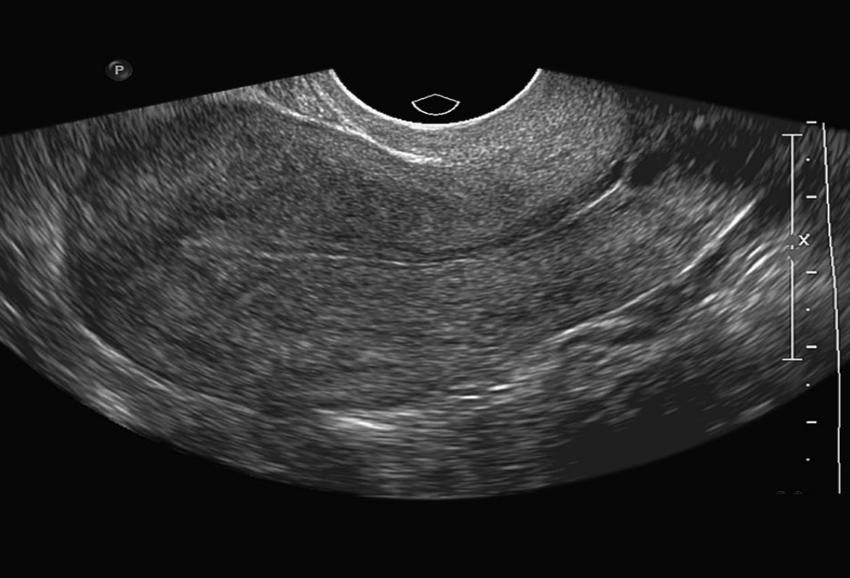
#> input picture backend/ImageModel/test_images/sample.jpg, 850 x 578 px
$ python -i run_image_once.py   (imports and definitions only)
#> lines starting #> are read from the running program, lines starting #| are printed output that depends on the picture; after the words box and inside, x2 and y2 are one past the last pixel; in counts of white or black regions, pixels touching at a corner belong together
#> further down, picture is the input picture: PIL image 850x578 RGB; min 0, max 255, mean 46.1
# run_image_once.py
import sys
from pathlib import Path
import numpy as np
import onnxruntime as ort
from PIL import Image, ImageOps

MODEL_PATH = Path("ImageModel/onnx_models/pcos_image_model.onnx")
DEFAULT_IMAGE = Path("ImageModel/test_images/sample.jpg")
IMG_SIZE = 384

IMAGENET_MEAN = np.array([0.485, 0.456, 0.406], dtype=np.float32)
IMAGENET_STD = np.array([0.229, 0.224, 0.225], dtype=np.float32)

def trim_black_border(img, threshold=8, margin=4, min_keep=64):
#> called with threshold = 8, margin = 4, min_keep = 64
    g = np.array(img.convert("L"))
    mask = g > threshold
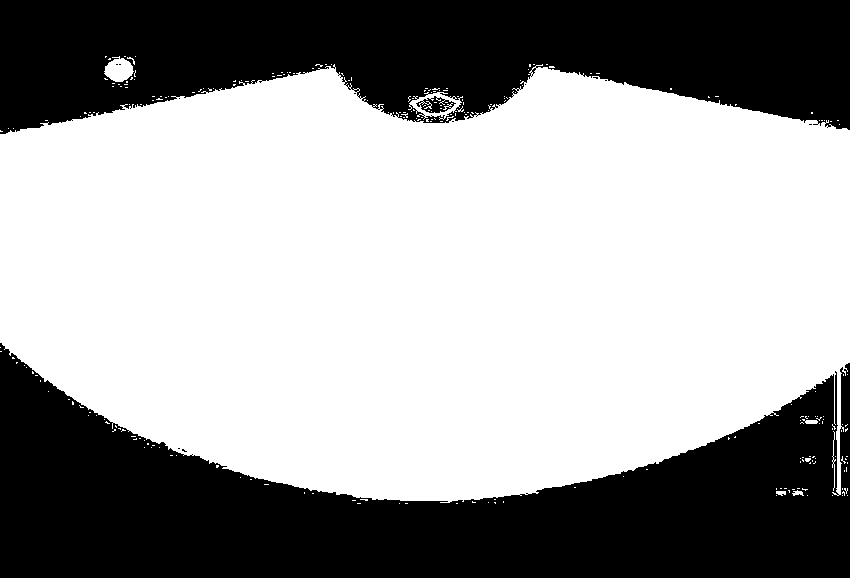
#> mask: shape (578, 850) bool; 61.6% white; 14 black regions (11 under 20 px), largest, box (x1, y1, x2, y2) and area: (0, 343, 850, 578) 104477, (0, 0, 850, 134) 83957, (416, 96, 456, 113) 323
    if not mask.any():
        return img
    ys, xs = np.where(mask)
    y0, y1 = ys.min(), ys.max()
#> y0 = 56; y1 = 503
    x0, x1 = xs.min(), xs.max()
#> x0 = 0; x1 = 849
    y0 = max(0, y0 - margin); x0 = max(0, x0 - margin)
#> after `y0 = max(0, y0 - margin)`: y0 = 52
    y1 = min(g.shape[0]-1, y1 + margin); x1 = min(g.shape[1]-1, x1 + margin)
#> after `y1 = min(g.shape[0] - 1, y1 + margin)`: y1 = 507
    if (y1 - y0 + 1) < min_keep or (x1 - x0 + 1) < min_keep:
        return img
    return img.crop((x0, y0, x1+1, y1+1))
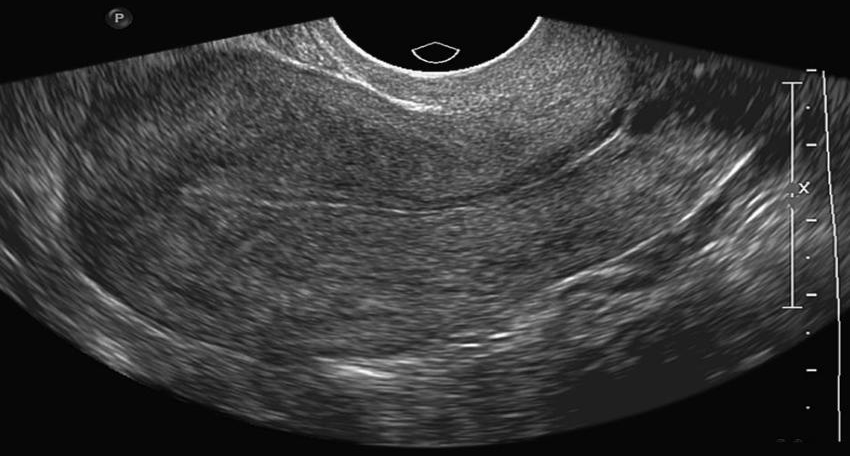
#> returned value: PIL image 850x456 RGB; min 0, max 255, mean 56.5

def center_crop_percent(img, pct=0.85):
#> called with pct = 0.85
    w, h = img.size
#> w = 850; h = 456
    side = int(min(w, h) * pct)
#> side = 387
    cx, cy = w // 2, h // 2
#> cx = 425; cy = 228
    x0 = max(0, cx - side // 2)
#> x0 = 232
    y0 = max(0, cy - side // 2)
#> y0 = 35
    x1 = x0 + side
#> x1 = 619
    y1 = y0 + side
#> y1 = 422
    return img.crop((x0, y0, x1, y1))
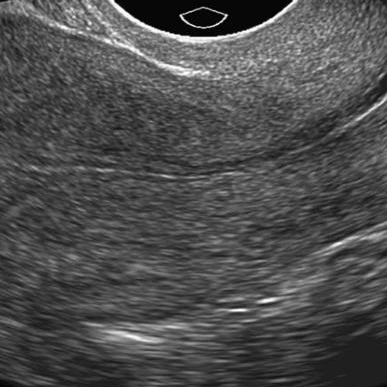
#> returned value: PIL image 387x387 RGB; min 0, max 255, mean 78

def to_gray3(img):
    g = img.convert("L")
    return Image.merge("RGB", (g, g, g))

def sanitize_image(img):
    img = img.convert("RGB")
    img = trim_black_border(img, threshold=8, margin=4)
    img = center_crop_percent(img, pct=0.85)
    img = ImageOps.equalize(img)
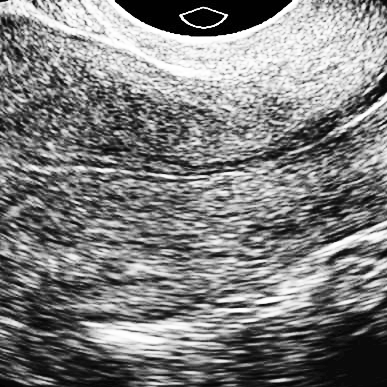
#> img: PIL image 387x387 RGB; min 0, max 255, mean 126.3
    img = to_gray3(img)
    img = ImageOps.contain(img, (IMG_SIZE, IMG_SIZE))
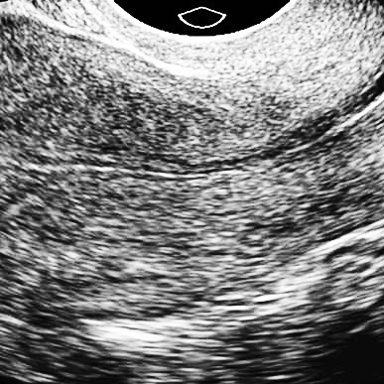
#> img: PIL image 384x384 RGB; min 0, max 255, mean 126.3

    bg = Image.new("RGB", (IMG_SIZE, IMG_SIZE), (0, 0, 0))
#> bg: PIL image 384x384 RGB; every value is 0
    bg.paste(img, ((IMG_SIZE - img.size[0]) // 2,
                   (IMG_SIZE - img.size[1]) // 2))
    return bg

def preprocess(img_path, target_hw):
    img = Image.open(img_path).convert("RGB")
    img = sanitize_image(img)
    img = img.resize(target_hw, Image.BILINEAR)

    arr = np.asarray(img).astype(np.float32) / 255.0
    arr = (arr - IMAGENET_MEAN.reshape((1, 1, 3))) / IMAGENET_STD.reshape((1, 1, 3))
    arr = np.transpose(arr, (2, 0, 1)).astype(np.float32)
    arr = np.expand_dims(arr, axis=0)
    return arr

def sigmoid(x):
    return 1.0 / (1.0 + np.exp(-x))

# [45 lines not run here, left out]

>>> from PIL import Image
>>> picture = Image.open('ImageModel/test_images/sample.jpg')
>>> result = sanitize_image(picture)

$ run again, on backend/ImageModel/test_images/Image_003.jpg
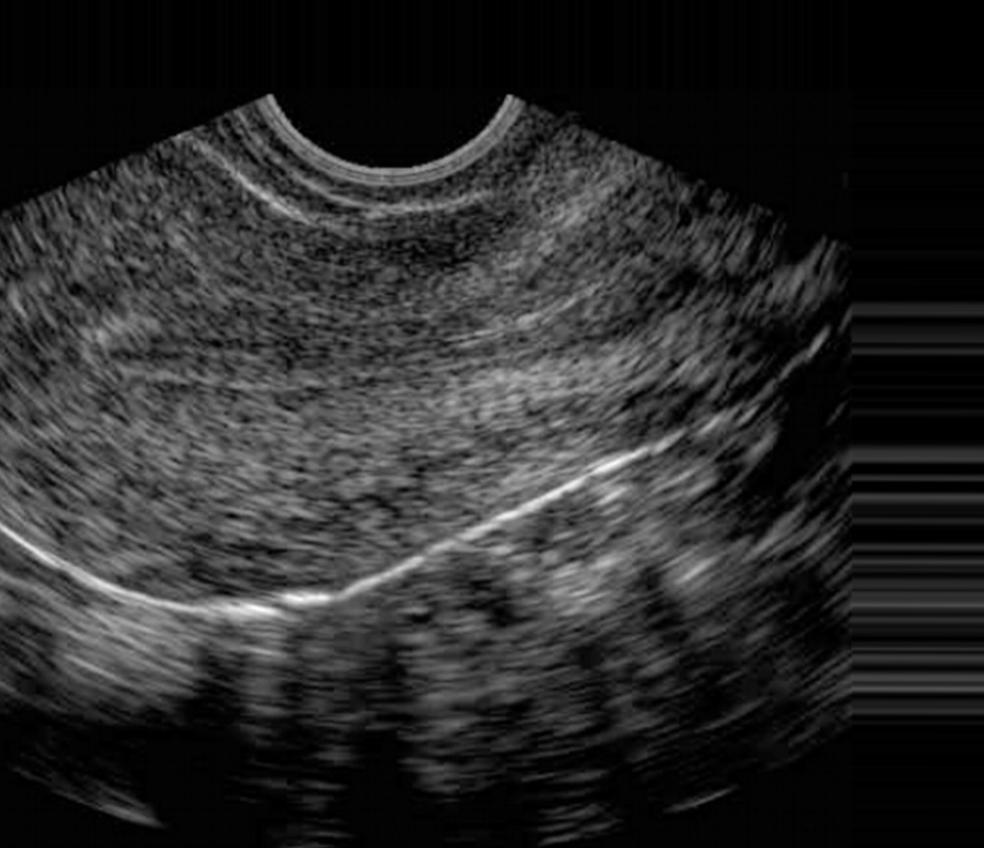
#> input picture backend/ImageModel/test_images/Image_003.jpg, 984 x 848 px
#> picture is the input picture: PIL image 984x848 RGB; min 0, max 254, mean 41.4
#> in trim_black_border, `mask = g > threshold`:
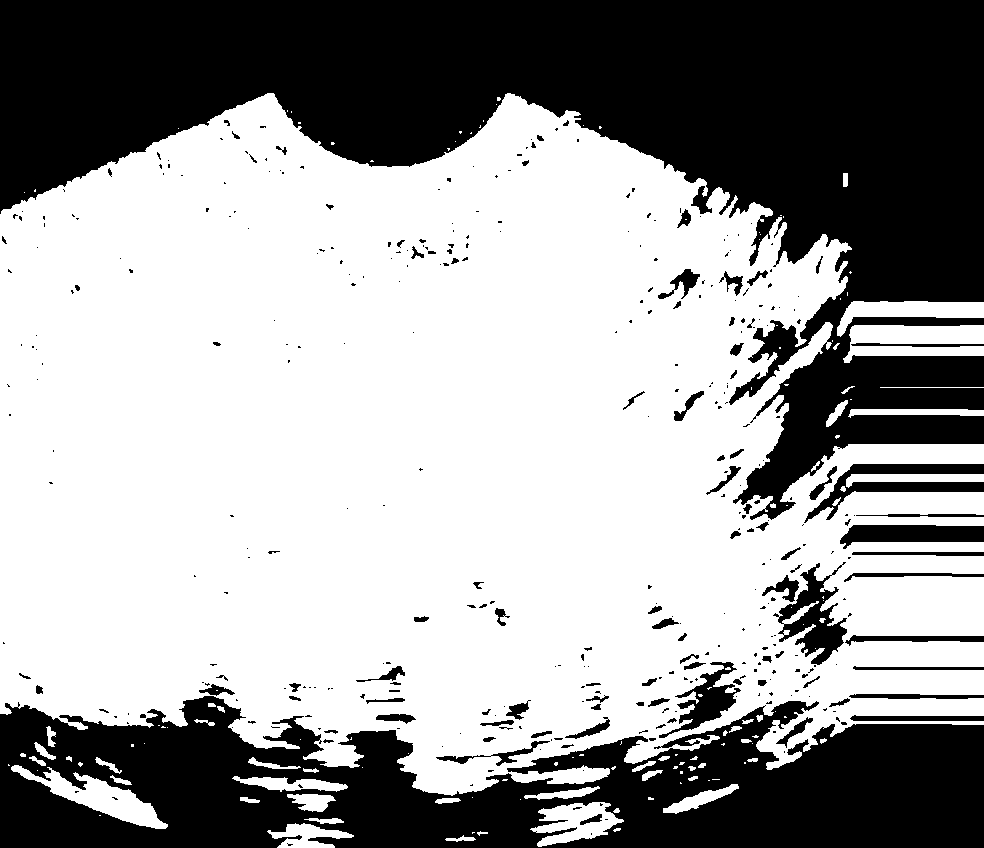
#> mask: shape (848, 984) bool; 61.8% white; 377 black regions (278 under 20 px), largest, box (x1, y1, x2, y2) and area: (0, 0, 984, 520) 200477, (0, 696, 984, 848) 95370, (804, 464, 984, 523) 3300
#> in trim_black_border, `y0, y1 = ys.min(), ys.max()`: y0 = 93; y1 = 847
#> in trim_black_border, `x0, x1 = xs.min(), xs.max()`: x0 = 0; x1 = 983
#> in trim_black_border, `y0 = max(0, y0 - margin)`: y0 = 89
#> in sanitize_image, `img = ImageOps.equalize(img)`:
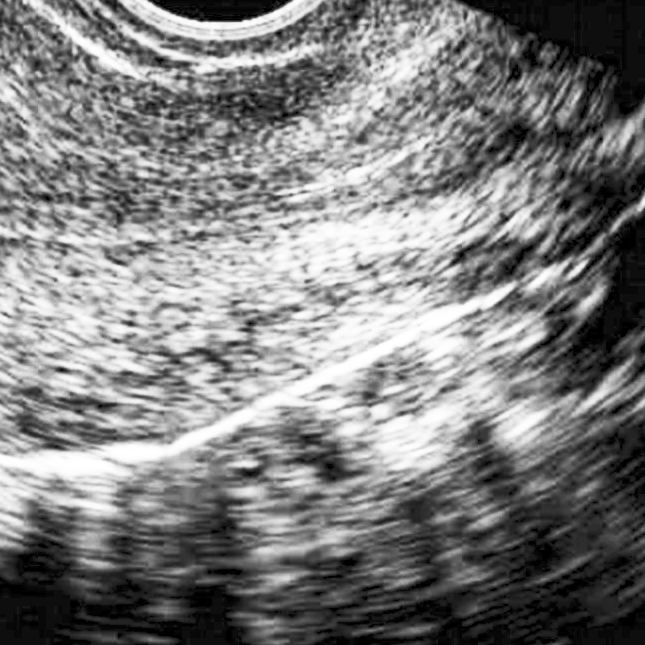
#> img: PIL image 645x645 RGB; min 0, max 255, mean 126.5
#> bg: PIL image 384x384 RGB; every value is 0
